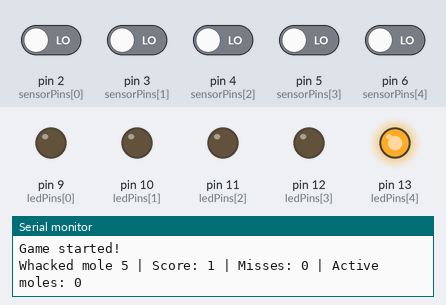
A sketch run on a simulated Arduino Uno, built with avr-gcc and run on an emulated ATmega328P. Shown: output pins drawn as LEDs (lit = HIGH), the last lines printed to the serial monitor. The test bench sets the inputs (shaded band); at power-on: pin 2 (sensorPins[0]), pin 3 (sensorPins[1]), pin 4 (sensorPins[2]), pin 5 (sensorPins[3]), pin 6 (sensorPins[4]) LOW. Random numbers use the default seed unless the sketch sets one.

Above: at 2.0 s.
At 6.3 s:
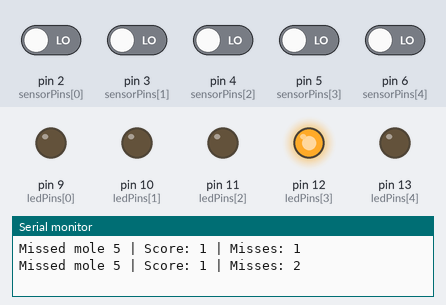
At 13.2 s:
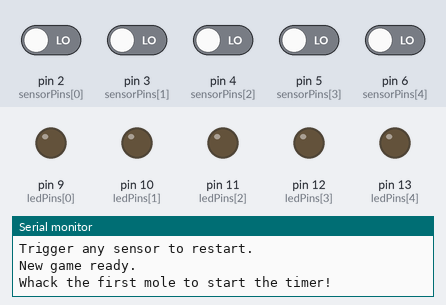
At 15.0 s:
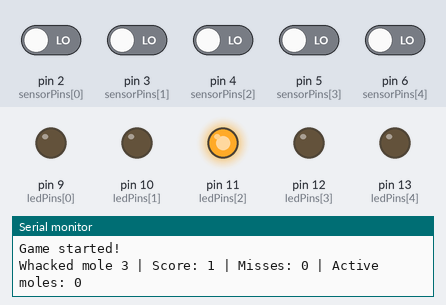
At 21.5 s:
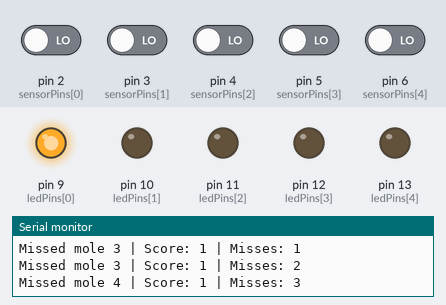
At 36.6 s:
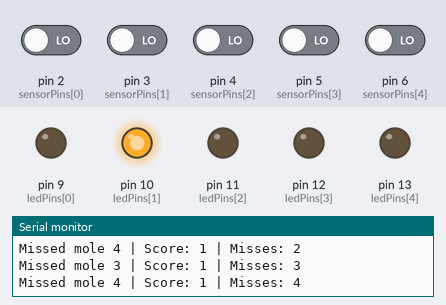
Timing chart, 0 to 40.0 s (numbered marks = the images above):
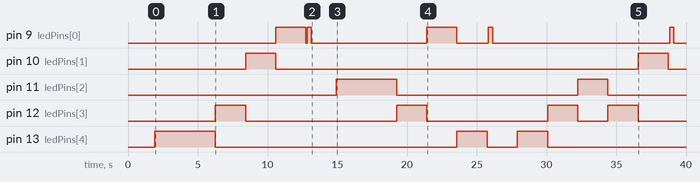

Measured:
- by itself, pin 10 (ledPins[1]): alternates HIGH for 2.2 s and LOW for 26.0 s
- by itself, pin 11 (ledPins[2]): LOW → HIGH at 14.9 s, → LOW 4.3 s later, → HIGH 13.0 s later, → LOW 2.2 s later
- by itself, pin 12 (ledPins[3]): LOW → HIGH at 6.3 s, → LOW 2.2 s later, → HIGH 10.8 s later, → LOW 2.2 s later, … (8 changes in this stretch)
- by itself, pin 13 (ledPins[4]): goes HIGH 4.3 s, LOW 17.3 s, HIGH 2.2 s, LOW 2.2 s, HIGH 2.2 s, then LOW

The sketch:

whacamole.ino
```cpp
const int sensorPins[5] = {2, 3, 4, 5, 6};
const int ledPins[5]    = {9, 10, 11, 12, 13};

const int totalMoles = 5;
const int maxMisses = 5;

// Most IR obstacle sensors output LOW when an object is detected.
// If yours behaves backwards, change this to HIGH.
const int DETECTED_STATE = LOW;

bool moleActive[5] = {false, false, false, false, false};
bool sensorWasTriggered[5] = {false, false, false, false, false};

unsigned long moleStartTime[5];
unsigned long moleDuration[5];

int score = 0;
int misses = 0;

bool gameStarted = false;
bool gameOver = false;

unsigned long gameStartTime = 0;
unsigned long lastSpawnTime = 0;

unsigned long spawnInterval = 1800;
unsigned long minSpawnInterval = 850;

unsigned long visibleTime = 2200;
unsigned long minVisibleTime = 1000;

int maxActiveMoles = 1;

void setup() {
  Serial.begin(9600);

  for (int i = 0; i < totalMoles; i++) {
    pinMode(sensorPins[i], INPUT);
    pinMode(ledPins[i], OUTPUT);
    digitalWrite(ledPins[i], LOW);
  }

  randomSeed(analogRead(A0));

  Serial.println("=== IR Whack-a-Mole ===");
  Serial.println("Whack the lit-up mole by triggering the matching IR sensor.");
  Serial.println("Timer starts when you whack the first mole.");
  Serial.println("5 misses = game over.");
  Serial.println();

  resetGame();
  spawnMole();
}

void loop() {
  if (gameOver) {
    checkRestart();
    return;
  }

  checkSensors();
  checkMisses();
  updateDifficulty();
  spawnMolesIfNeeded();
}

void resetGame() {
  score = 0;
  misses = 0;

  gameStarted = false;
  gameOver = false;

  spawnInterval = 1800;
  visibleTime = 2200;
  maxActiveMoles = 1;

  lastSpawnTime = millis();

  for (int i = 0; i < totalMoles; i++) {
    moleActive[i] = false;
    sensorWasTriggered[i] = false;
    digitalWrite(ledPins[i], LOW);
  }

  Serial.println("New game ready.");
  Serial.println("Whack the first mole to start the timer!");
  Serial.println();
}

void spawnMolesIfNeeded() {
  unsigned long now = millis();

  if (now - lastSpawnTime >= spawnInterval) {
    if (countActiveMoles() < maxActiveMoles) {
      spawnMole();
      lastSpawnTime = now;
    }
  }
}

void spawnMole() {
  if (countActiveMoles() >= maxActiveMoles) {
    return;
  }

  int available[5];
  int availableCount = 0;

  for (int i = 0; i < totalMoles; i++) {
    if (!moleActive[i]) {
      available[availableCount] = i;
      availableCount++;
    }
  }

  if (availableCount == 0) {
    return;
  }

  int chosenIndex = available[random(availableCount)];

  moleActive[chosenIndex] = true;
  moleStartTime[chosenIndex] = millis();
  moleDuration[chosenIndex] = visibleTime;

  digitalWrite(ledPins[chosenIndex], HIGH);
}

void checkSensors() {
  for (int i = 0; i < totalMoles; i++) {
    bool currentlyTriggered = digitalRead(sensorPins[i]) == DETECTED_STATE;

    // Count only when the sensor changes from clear to triggered.
    // This prevents one long hand movement from counting multiple times.
    if (moleActive[i] && currentlyTriggered && !sensorWasTriggered[i]) {
      whackMole(i);
    }

    sensorWasTriggered[i] = currentlyTriggered;
  }
}

void whackMole(int index) {
  moleActive[index] = false;
  digitalWrite(ledPins[index], LOW);

  if (!gameStarted) {
    gameStarted = true;
    gameStartTime = millis();
    lastSpawnTime = millis();

    Serial.println("Game started!");
  }

  score++;

  Serial.print("Whacked mole ");
  Serial.print(index + 1);
  Serial.print(" | Score: ");
  Serial.print(score);
  Serial.print(" | Misses: ");
  Serial.print(misses);
  Serial.print(" | Active moles: ");
  Serial.println(countActiveMoles());
}

void checkMisses() {
  unsigned long now = millis();

  for (int i = 0; i < totalMoles; i++) {
    if (moleActive[i] && now - moleStartTime[i] >= moleDuration[i]) {
      moleActive[i] = false;
      digitalWrite(ledPins[i], LOW);

      misses++;

      Serial.print("Missed mole ");
      Serial.print(i + 1);
      Serial.print(" | Score: ");
      Serial.print(score);
      Serial.print(" | Misses: ");
      Serial.println(misses);

      if (misses >= maxMisses) {
        endGame();
        return;
      }
    }
  }
}

void updateDifficulty() {
  if (!gameStarted) {
    return;
  }

  // Increase difficulty only up to score 40.
  // After that, keep the game at a stable maximum difficulty.
  int difficultyScore = score;

  if (difficultyScore > 40) {
    difficultyScore = 40;
  }

  // More moles appear as score increases.
  if (difficultyScore >= 8) {
    maxActiveMoles = 2;
  } else {
    maxActiveMoles = 1;
  }

  if (difficultyScore >= 20) {
    maxActiveMoles = 3;
  }

  // Calculate speed using capped difficultyScore, not actual score.
  long calculatedVisibleTime = 2200 - (difficultyScore * 35);
  long calculatedSpawnInterval = 1800 - (difficultyScore * 25);

  if (calculatedVisibleTime < minVisibleTime) {
    calculatedVisibleTime = minVisibleTime;
  }

  if (calculatedSpawnInterval < minSpawnInterval) {
    calculatedSpawnInterval = minSpawnInterval;
  }

  visibleTime = calculatedVisibleTime;
  spawnInterval = calculatedSpawnInterval;
}

int countActiveMoles() {
  int count = 0;

  for (int i = 0; i < totalMoles; i++) {
    if (moleActive[i]) {
      count++;
    }
  }

  return count;
}

void endGame() {
  gameOver = true;

  for (int i = 0; i < totalMoles; i++) {
    moleActive[i] = false;
    sensorWasTriggered[i] = false;
    digitalWrite(ledPins[i], LOW);
  }

  unsigned long gameTime = 0;

  if (gameStarted) {
    gameTime = millis() - gameStartTime;
  }

  Serial.println();
  Serial.println("=== GAME OVER ===");

  Serial.print("Final score: ");
  Serial.println(score);

  Serial.print("Misses: ");
  Serial.println(misses);

  Serial.print("Game time: ");
  Serial.print(gameTime / 1000.0);
  Serial.println(" seconds");

  Serial.println();
  Serial.println("Trigger any sensor to restart.");
  Serial.println();
}

void checkRestart() {
  for (int i = 0; i < totalMoles; i++) {
    bool currentlyTriggered = digitalRead(sensorPins[i]) == DETECTED_STATE;

    if (currentlyTriggered && !sensorWasTriggered[i]) {
      delay(300);
      resetGame();
      spawnMole();
      return;
    }

    sensorWasTriggered[i] = currentlyTriggered;
  }
}
```
